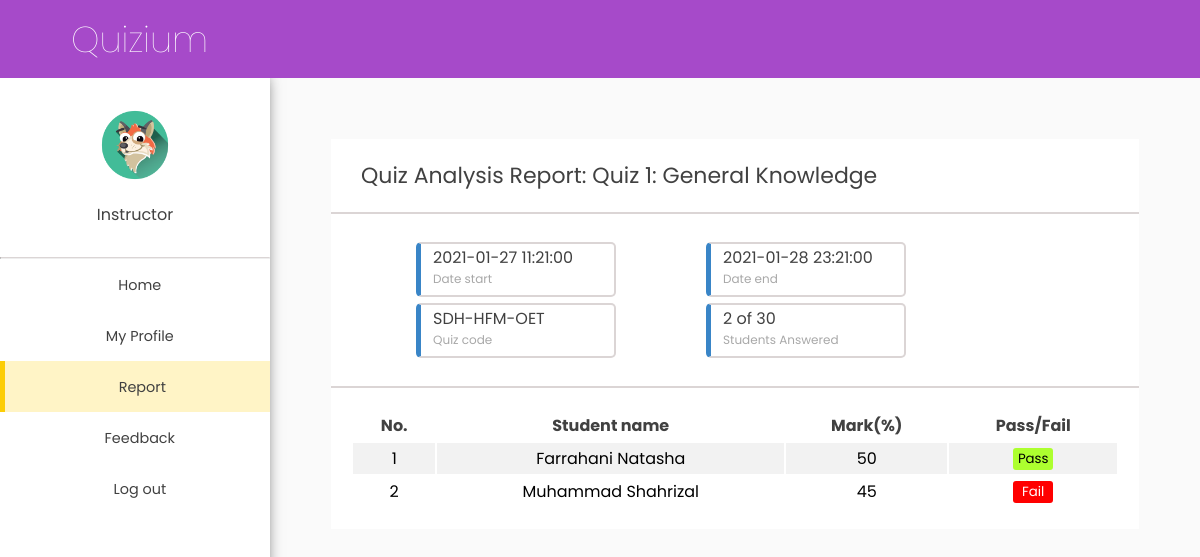
The app's page /instructor/quiz-report.php?quizID=142 (signed in) with its own data.
### tables this page shows
CREATE TABLE `quiz` (
  `quizID` int(11) NOT NULL,
  `InstructorID` int(11) NOT NULL,
  `quizName` varchar(255) NOT NULL,
  `dateOpen` datetime NOT NULL,
  `dateClose` datetime NOT NULL,
  `quizDescription` varchar(255) NOT NULL,
  `quizCode` varchar(255) NOT NULL,
  `classAverage` float NOT NULL,
  `numStudents` int(4) NOT NULL
);

CREATE TABLE `answeredquiz` (
  `answeredQuizID` int(11) NOT NULL,
  `StudentID` int(11) NOT NULL,
  `mark` int(11) NOT NULL,
  `quizID` int(5) NOT NULL
);

CREATE TABLE `student` (
  `studentID` int(11) NOT NULL,
  `studentName` varchar(255) NOT NULL,
  `spassword` varchar(255) NOT NULL,
  `matrixNum` int(11) NOT NULL
);

### instructor/quiz-report.php (the view, shortened to what this page needs)
<?php
include ("../config/db_connect.php");
$id = $_GET['quizID'];
$query = "SELECT * FROM quiz
          WHERE quizid = $id";
$result = $conn->query($query);
?>
<html>
<head>
    <link rel="stylesheet" href="https://cdn.jsdelivr.net/gh/lykmapipo/themify-icons@0.1.2/css/themify-icons.css">
    <link rel="stylesheet" href="https://use.fontawesome.com/releases/v5.15.1/css/all.css">
    <link rel="stylesheet" href="https://use.fontawesome.com/releases/v5.15.1/css/v4-shims.css">
    <link rel="stylesheet" href="../css/style.css">
    <link rel="stylesheet" href="../css/report.css">
</head>
<body>
    <div class="sidebar">
        <div class="sidebar-user">
            <img src="../image/fox.png">
            <div class="user-image">
                <p>Instructor</p>
            </div>
        </div>
        <div class="sidebar-menu">
            <hr>
            <ul>
                <li>
                    <a href="index.php">
                        <span>Home</span>
                    </a>
                </li>
                <li>
                    <a href="profile.php" >
                        <span>My Profile</span>
                    </a>
                </li>
                <li class="active">
                    <a href="#">
                        <span>Report</span>
                    </a>
                </li>
                <li>
                    <a href="InstructorFeedback.php">
                        <span>Feedback</span>
                    </a>
                </li>
                <li>
                    <a href="../database/query/logoutInstructor.php?action=Logout">
                        <span>Log out</span>
                    </a>
                </li>
            </ul>
        </div>
    </div>
    <div class="main-content">
        <header>
            <div class="website-name">
                <h3>
                <a href="index.php"><span>Quizium</span></a>
                </h3>
            </div>
        </header>
        <main>
            <div class="report-box">
                <div class="heading"><?php
                $insTargetStud = '';
                if($result-> num_rows >0) {
                        while ($row = $result-> fetch_assoc()) {?>
                    Quiz Analysis Report: <?php echo $row["quizName"];
                    $insTargetStud = $row["numStudents"];
                    ?>
                </div>
                <div class="analysis">
                    <div class="boxes">
                        <?php echo $row["dateOpen"];?>
                        <p>Date start</p>
                    </div>
                    <div class="boxes">
                    <?php echo $row["dateClose"];?>
                        <p>Date end</p>
                    </div>
                    <div class="boxes">
                    <?php echo $row["quizCode"];?>
                        <p>Quiz code</p>
                    </div>
                    <?php }
                    }?>
                    <div class="boxes">
                        <?php
                            $cur = "SELECT COUNT(DISTINCT StudentID) FROM answeredquiz WHERE quizID= $id";
                            $curCount = mysqli_query($conn, $cur);
                            if($curCount-> num_rows >0) {
                                while ($rox = $curCount-> fetch_assoc()) {
                                    echo $rox["COUNT(DISTINCT StudentID)"];
                                    echo " of ";
                                    echo $insTargetStud;
                                }
                            }
                        ?>
                        <p>Students Answered</p>
                    </div>
                </div>
                <?php
                $query = "SELECT answeredquiz.*, student.*
                        FROM answeredquiz INNER JOIN student
                        ON answeredquiz.StudentID = student.studentID
                        WHERE answeredquiz.quizID = $id";
                $result1 = mysqli_query($conn, $query);
                ?>
                <div class="table-container">
                <table>
                    <tr>
                        <th>No.</th><th>Student name</th><th>Mark(%)</th><th>Pass/Fail</th>
                    </tr>
                    <?php
                    if($result1-> num_rows >0) {
                        $i = 1;
                         while ($row = $result1-> fetch_assoc()) {?>
                    <tr>
                        <td><?php  echo $i; ?></td>
                        <td><?php  echo $row["studentName"]?></td>
                        <td><?php  echo $row["mark"]?></td>
                        <td>
                        <?php
                        if($row["mark"] >= 50)
                        {
                            ?><button class="button btnPass">Pass</button><?php
                        }
                        else
                        {
                            ?><button class="button btnFail">Fail</button><?php
                        }
                        ?></td>
                    </tr>
                    <?php $i++; }
                    } ?>
                </table>
                </div>
            </div>
        </main>
    </div>
</body>
</html>

### css/style.css (style rules this page uses)
:root { --main-color: #A64AC9; --text-grey: #414141; --background: #FAFAFA; }
* { font-family: 'Poppins', sans-serif; margin: 0; padding: 0; text-decoration: none; list-style-type: none; box-sizing: border-box; }
.sidebar { height: calc(100% - 60px); width: 270px; position: fixed; left: 0; top: 78px; z-index: 100; background: #fff; color: var(--text-grey); overflow-y: auto; box-shadow: -5px 0 15px 0 rgb(54, 54, 54); z-index: 1; }
.sidebar li { text-align: center; padding-top: 13px; padding-bottom: 13px; }
.sidebar a { color: var(--text-grey); font-size: .9rem; }
.sidebar a span:last-child { padding-left: .6rem; }
.sidebar-user { padding-top: 30px; padding-bottom: 30px; text-align: center; }
.sidebar-user img { border-radius: 50%; height: 74px; width: 72px; }
.user-image { padding-top: 20px; }
.main-content { position: relative; margin-left: 270px; }
header { position: fixed; top: 0; left: 0; z-index: 100; width: 100%; background: var(--main-color); height: 78px; padding: 0rem 1rem; display: flex; align-items: center; justify-content: space-between; border-bottom: 1px solid #ccc; z-index: 2; border: none; }
main { margin-top: 78px; background: var(--background); min-height: 90vh; padding: 1rem; }
h3 { font-size: 36px; font-weight: lighter; font-style: normal; font-family: 'Poppins', sans-serif; color: #FFF; }
.website-name { padding-left: 55px; }
.website-name a { text-decoration: none; color: #FFF; }
.active { background-color: #fccf053a; border-left: 5px solid #FCCD05; color: #FFF; }
hr { border-top: 1px solid #DBD5D5; }
.button { border: none; text-align: center; text-decoration: none; cursor: pointer; font-family: 'Poppins', sans-serif; outline: none; }
.btnPass { background-color: greenyellow; width: 40px; padding-top: 1px; padding-bottom: 1px; border-radius: 3px; }
.btnFail { background-color: red; width: 40px; padding-top: 1px; padding-bottom: 1px; color: #FFF; border-radius: 3px; }

### css/report.css (style rules this page uses)
.quiz-list td, th { border: none; padding: 4px; text-align: center; }
tr:nth-child(even) { background-color: #f2f2f2; }
th { padding-top: 10px; padding-bottom: 10px; background-color: white; color: #414141; }
.report-box { max-height: 100%; max-width: 100%; margin-left: 45px; margin-right: 45px; margin-top: 45px; background-color: #FFF; }
.report-box .heading { color: #414141; font-size: 22px; padding-left: 30px; padding-top: 20px; padding-bottom: 20px; }
.report-box .analysis { max-height: 100%; border: 2px solid #DBD5D5; border-right: none; border-left: none; padding-top : 25px; padding-bottom: 25px; padding-left: 40px; padding-right: 33px; display:inline-block; }
.report-box .analysis .boxes { height: 55px; width: 200px; border: 2px solid #DBD5D5; border-left: 5px solid #3985C7; border-radius: 5px; float: left; margin: 3px 45px; padding-top: 1px; padding-left: 12px; font-size: 16px; color: #414141; }
.report-box .analysis .boxes p { color: #A8A8A8; font-size: 12px; padding: 0; }
.report-box .table-container { padding: 20px; }
.report-box .table-container table { width: 100%; }
.table-container td, th { border: none; padding: 3 10px; text-align: center; }

### records on screen
quiz: quizName "Quiz 1: General Knowledge", dateOpen "2021-01-27 11:21:00", dateClose "2021-01-28 23:21:00", quizCode "SDH-HFM-OET", numStudents "30"
answeredquiz: StudentID.studentName "Farrahani Natasha", mark "50", shows "Pass"
answeredquiz: StudentID.studentName "Muhammad Shahrizal", mark "45", shows "Fail"

### other values on screen
$rox["COUNT(DISTINCT StudentID)"] "2"
